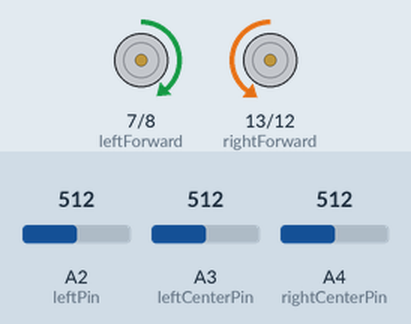
This sketch was run on a simulated Arduino Uno, built with avr-gcc and run on an emulated ATmega328P. Parts: motor-driver pin pairs drawn as motors (green arrow = first pin HIGH = forward, orange = second pin HIGH = backward, longer = more drive, scaled by the enable pin). The inputs (shaded band) are chosen by the test bench; at power-on: A4 (rightCenterPin) = 512, A2 (leftPin) = 512, A3 (leftCenterPin) = 512. What the sketch prints to the serial monitor is not drawn.

Above: at 1.2 s.
1.3 s: A4 (rightCenterPin) set to 206
2.8 s: A4 (rightCenterPin) set to 190
At 3.1 s:
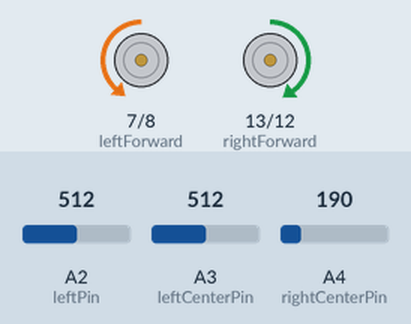
4.3 s: A4 (rightCenterPin) set to 210
At 5.5 s:
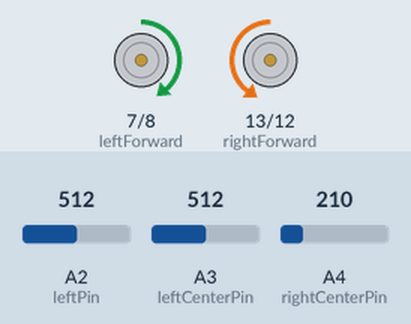
5.8 s: A4 (rightCenterPin) set to 122
At 6.6 s:
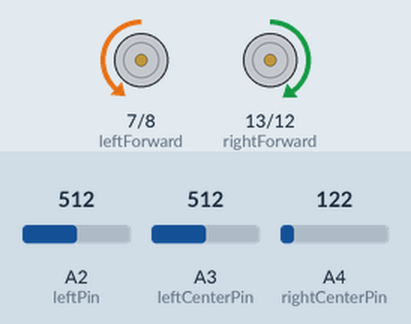
Timing chart, 0 to 8.3 s (numbered marks = the images above; inputs shaded):
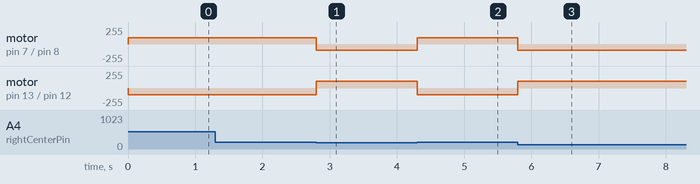

The sketch:

new-robot.ino
```cpp
#define TURN_SPEED 100
#define FULL_SPEED 500
#define HALF_SPEED 250
#define MOTOR_OFFSET 5
#define LINE_THRESHOLD 200

#include <Servo.h>

// Right Motor Pins
const int speedRight = 11;
const int rightForward = 13;
const int rightBack = 12;

// Left Motor Pins
const int speedLeft= 6;
const int leftForward = 7;
const int leftBack = 8;

// Bumper Pins
const int leftBumper = 3;
const int centerBumper = 4;
const int rightBumper = 5;

// Servo
const int servoPin = A0;

// Line Sensors
const int leftPin = A2;
const int leftCenterPin = A3;
const int rightCenterPin = A4;
const int rightPin = A5;

// State Definitions
typedef enum {
  MOVING_FORWARD, ALIGNING_LEFT_WALL, ALIGNING_RIGHT_WALL,
  TURNING_LEFT, TURNING_RIGHT, SPINNING, LINE_FOLLOW_FORWARD,
  WALL_FOLLOW_FORWARD, BALL_DROP, STOP, MOVING_BACKWARD
} States_t;

States_t state;

void setup() {
  // put your setup code here, to run once:
  Serial.begin(9600); // begin serial communication
  Serial.println("Hello, World!");

  // Set Motor Pins to output
  pinMode(rightForward, OUTPUT);
  pinMode(rightBack, OUTPUT);
  pinMode(leftForward, OUTPUT);
  pinMode(leftBack, OUTPUT);

  // Set Bumper Pins to input pullup
  pinMode(leftBumper, INPUT_PULLUP);
  pinMode(rightBumper, INPUT_PULLUP);
  pinMode(centerBumper, INPUT_PULLUP);

  // Set motor speed
  analogWrite(speedRight, 100);
  analogWrite(speedLeft, 100);
}

void loop() {
  // put your main code here, to run repeatedly:
  lineFollowTest();
  // forward(FULL_SPEED);
}

// LINE FOLLOWING
void lineFollowForward(int speed) {
  while (state = LINE_FOLLOW_FORWARD) {
    // All four pins aren't on line, move forward
    if (!readSensor(leftPin) && !readSensor(leftCenterPin) &&
    !readSensor(rightPin) && !readSensor(rightCenterPin)) {
      forward(speed);
    }

    // Right Center is on line, turn right
    else if (readSensor(rightCenterPin)) {
      turnRight(); // Motor Control turning right
    }

    // Left Center is on line, turn left
    else if (readSensor(leftCenterPin)) {
      turnLeft(); // Motor Control turning right
    }

    // All sensors are on line
    else if (readSensor(leftPin) && readSensor(leftCenterPin) &&
    readSensor(rightPin) && readSensor(rightCenterPin)) {
      break;
    }
  }
}

void lineFollowTest() {
  state = LINE_FOLLOW_FORWARD;
  lineFollowForward(100);
}

// Read line sensor analog value, return true for line and false otherwise
bool readSensor(int pin) {
  if (analogRead(pin) >= LINE_THRESHOLD) {
    return true; // on line
  } else {
    return false; // not on line
  }
}

// MOTOR CONTROL
void forward(int speed) {
  rightMotorSpeed(speed);
  leftMotorSpeed(speed - MOTOR_OFFSET);
}

void backward(int speed) {
  rightMotorSpeed(-1 * speed);
  leftMotorSpeed(-1 * (speed - MOTOR_OFFSET));
}

void turnRight() {
  rightMotorSpeed(-1 * TURN_SPEED);
  leftMotorSpeed(TURN_SPEED - MOTOR_OFFSET);
}

void turnLeft() {
  rightMotorSpeed(TURN_SPEED);
  leftMotorSpeed(-1 * (TURN_SPEED - MOTOR_OFFSET));
}

void stop() {
  rightMotorSpeed(0);
  leftMotorSpeed(0);
  return;
}

void rightMotorSpeed(int speed) {
  // Set motor speed
  analogWrite(speedRight, abs(speed));

  if (speed == 0) {
    // Set right motor pins low
    digitalWrite(rightForward, LOW);
    digitalWrite(rightBack, LOW);
  }

  else if (speed > 0) {
    // Set right forward high, right back low
    digitalWrite(rightForward, HIGH);
    digitalWrite(rightBack, LOW);
  }

  else { // speed is negative
    digitalWrite(rightForward, LOW);
    digitalWrite(rightBack, HIGH);
  }

  return;
}

void leftMotorSpeed(int speed) {
  // Set motor speed
  analogWrite(speedLeft, abs(speed));

  if (speed == 0) {
    // Set right motor pins low
    digitalWrite(leftForward, LOW);
    digitalWrite(leftBack, LOW);
  }

  else if (speed > 0) {
    // Set right forward high, right back low
    digitalWrite(leftForward, HIGH);
    digitalWrite(leftBack, LOW);
  }

  else { // speed is negative
    digitalWrite(leftForward, LOW);
    digitalWrite(leftBack, HIGH);
  }

  return;
}
```

Measured:
- the behaviour switches between 200 and 199 on A4 (rightCenterPin) (found by bisection; images 0 and 1)
- after the input at 1.3 s, every drawn part: stays the same
- after the input at 2.8 s, motor on pin 7 (leftForward) / pin 8 (leftBack): forward 95/255 → backward 95/255 at once; motor on pin 13 (rightForward) / pin 12 (rightBack): backward 100/255 → forward 100/255 at once
- after the input at 4.3 s, motor on pin 7 (leftForward) / pin 8 (leftBack): backward 95/255 → forward 95/255 at once; motor on pin 13 (rightForward) / pin 12 (rightBack): forward 100/255 → backward 100/255 at once
- after the input at 5.8 s, motor on pin 7 (leftForward) / pin 8 (leftBack): forward 95/255 → backward 95/255 at once; motor on pin 13 (rightForward) / pin 12 (rightBack): backward 100/255 → forward 100/255 at once
